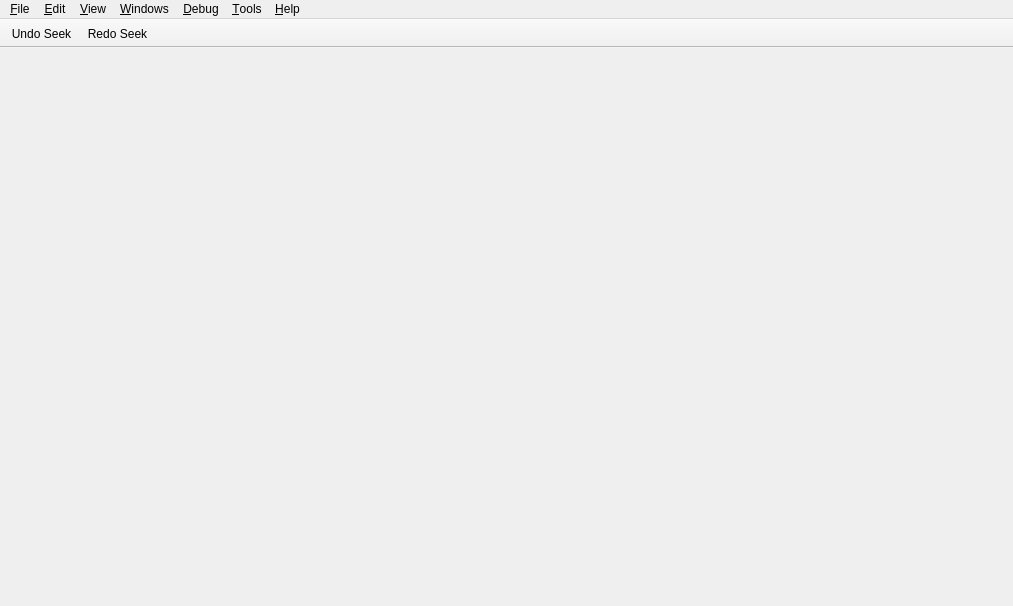
<?xml version="1.0" encoding="UTF-8"?>
<ui version="4.0">
 <class>MainWindow</class>
 <widget class="QMainWindow" name="MainWindow">
  <property name="geometry">
   <rect>
    <x>0</x>
    <y>0</y>
    <width>1013</width>
    <height>606</height>
   </rect>
  </property>
  <property name="sizePolicy">
   <sizepolicy hsizetype="Expanding" vsizetype="Expanding">
    <horstretch>0</horstretch>
    <verstretch>0</verstretch>
   </sizepolicy>
  </property>
  <property name="windowTitle">
   <string notr="true">Cutter</string>
  </property>
  <property name="styleSheet">
   <string notr="true"/>
  </property>
  <property name="documentMode">
   <bool>true</bool>
  </property>
  <property name="dockNestingEnabled">
   <bool>true</bool>
  </property>
  <widget class="QMenu" name="addExtraWidgets">
   <property name="title">
    <string>Add extra...</string>
   </property>
  </widget>
  <widget class="QMenuBar" name="menuBar">
   <property name="geometry">
    <rect>
     <x>0</x>
     <y>0</y>
     <width>1013</width>
     <height>22</height>
    </rect>
   </property>
   <property name="defaultUp">
    <bool>false</bool>
   </property>
   <property name="nativeMenuBar">
    <bool>true</bool>
   </property>
   <widget class="QMenu" name="menuFile">
    <property name="geometry">
     <rect>
      <x>307</x>
      <y>86</y>
      <width>206</width>
      <height>414</height>
     </rect>
    </property>
    <property name="title">
     <string>&amp;File</string>
    </property>
    <widget class="QMenu" name="menuSetMode">
     <property name="toolTip">
      <string/>
     </property>
     <property name="title">
      <string>Set mode</string>
     </property>
     <addaction name="actionWriteMode"/>
     <addaction name="actionCacheMode"/>
     <addaction name="actionReadOnly"/>
    </widget>
    <addaction name="actionNew"/>
    <addaction name="actionMap"/>
    <addaction name="separator"/>
    <addaction name="actionImportPdb"/>
    <addaction name="actionAnalyze"/>
    <addaction name="separator"/>
    <addaction name="actionApplySigFromFile"/>
    <addaction name="actionCreateNewSig"/>
    <addaction name="separator"/>
    <addaction name="menuSetMode"/>
    <addaction name="actionCommitChanges"/>
    <addaction name="separator"/>
    <addaction name="actionSave"/>
    <addaction name="actionSaveAs"/>
    <addaction name="actionExportAsCode"/>
    <addaction name="separator"/>
    <addaction name="actionRunScript"/>
    <addaction name="separator"/>
    <addaction name="actionQuit"/>
    <addaction name="separator"/>
    <addaction name="actionDiff"/>
   </widget>
   <widget class="QMenu" name="menuView">
    <property name="title">
     <string>&amp;View</string>
    </property>
    <property name="tabsOnTop" stdset="0">
     <bool>false</bool>
    </property>
    <widget class="QMenu" name="menuZoom">
     <property name="title">
      <string>Zoom</string>
     </property>
     <addaction name="actionZoomIn"/>
     <addaction name="actionZoomOut"/>
     <addaction name="separator"/>
     <addaction name="actionZoomReset"/>
    </widget>
    <widget class="QMenu" name="menuLayouts">
     <property name="title">
      <string>Layouts</string>
     </property>
    </widget>
    <addaction name="actionRefreshContents"/>
    <addaction name="separator"/>
    <addaction name="actionDefaultLayout"/>
    <addaction name="actionResetSettings"/>
    <addaction name="separator"/>
    <addaction name="actionUnlock"/>
    <addaction name="actionTabsOnTop"/>
    <addaction name="actionGroupedDockDragging"/>
    <addaction name="separator"/>
    <addaction name="menuZoom"/>
    <addaction name="separator"/>
    <addaction name="actionManageLayouts"/>
    <addaction name="actionSaveLayout"/>
    <addaction name="menuLayouts"/>
   </widget>
   <widget class="QMenu" name="menuTools">
    <property name="title">
     <string>&amp;Tools</string>
    </property>
    <addaction name="actionBaseFind"/>
   </widget>
   <widget class="QMenu" name="menuHelp">
    <property name="title">
     <string>&amp;Help</string>
    </property>
    <addaction name="actionAbout"/>
    <addaction name="actionIssue"/>
    <addaction name="actionDocumentation"/>
   </widget>
   <widget class="QMenu" name="menuEdit">
    <property name="title">
     <string>&amp;Edit</string>
    </property>
    <addaction name="actionBackward"/>
    <addaction name="actionForward"/>
    <addaction name="separator"/>
    <addaction name="actionPreferences"/>
   </widget>
   <widget class="QMenu" name="menuWindows">
    <property name="title">
     <string>&amp;Windows</string>
    </property>
    <widget class="QMenu" name="menuPlugins">
     <property name="title">
      <string>Plugins</string>
     </property>
    </widget>
    <widget class="QMenu" name="menuAddInfoWidgets">
     <property name="title">
      <string>Info...</string>
     </property>
    </widget>
    <widget class="QMenu" name="menuAddDebugWidgets">
     <property name="title">
      <string>&amp;Debug...</string>
     </property>
    </widget>
    <widget class="QMenu" name="menuDiffing">
     <property name="title">
      <string>Diffing</string>
     </property>
     <addaction name="actionExtraHexDiff"/>
     <addaction name="actionExtraOpDiff"/>
    </widget>
    <addaction name="actionExtraDecompiler"/>
    <addaction name="actionExtraDisassembly"/>
    <addaction name="actionExtraGraph"/>
    <addaction name="actionExtraHexdump"/>
    <addaction name="separator"/>
    <addaction name="menuAddInfoWidgets"/>
    <addaction name="menuAddDebugWidgets"/>
    <addaction name="menuPlugins"/>
    <addaction name="separator"/>
    <addaction name="menuDiffing"/>
   </widget>
   <widget class="QMenu" name="menuDebug">
    <property name="title">
     <string>&amp;Debug</string>
    </property>
   </widget>
   <addaction name="menuFile"/>
   <addaction name="menuEdit"/>
   <addaction name="menuView"/>
   <addaction name="menuWindows"/>
   <addaction name="menuDebug"/>
   <addaction name="menuTools"/>
   <addaction name="menuHelp"/>
  </widget>
  <widget class="QToolBar" name="mainToolBar">
   <property name="sizePolicy">
    <sizepolicy hsizetype="Preferred" vsizetype="Fixed">
     <horstretch>0</horstretch>
     <verstretch>0</verstretch>
    </sizepolicy>
   </property>
   <property name="contextMenuPolicy">
    <enum>Qt::ContextMenuPolicy::DefaultContextMenu</enum>
   </property>
   <property name="windowTitle">
    <string>Main toolbar</string>
   </property>
   <property name="movable">
    <bool>false</bool>
   </property>
   <property name="iconSize">
    <size>
     <width>16</width>
     <height>16</height>
    </size>
   </property>
   <property name="toolButtonStyle">
    <enum>Qt::ToolButtonStyle::ToolButtonIconOnly</enum>
   </property>
   <attribute name="toolBarArea">
    <enum>TopToolBarArea</enum>
   </attribute>
   <attribute name="toolBarBreak">
    <bool>false</bool>
   </attribute>
   <addaction name="actionBackward"/>
   <addaction name="actionForward"/>
  </widget>
  <action name="actionDefaultLayout">
   <property name="text">
    <string>Reset to default layout</string>
   </property>
  </action>
  <action name="actionZen">
   <property name="text">
    <string>Zen Mode</string>
   </property>
   <property name="toolTip">
    <string>Zen mode</string>
   </property>
  </action>
  <action name="actionBaseFind">
   <property name="text">
    <string>BaseFind</string>
   </property>
  </action>
  <action name="actionAbout">
   <property name="text">
    <string>About</string>
   </property>
  </action>
  <action name="actionIssue">
   <property name="text">
    <string>Report an issue</string>
   </property>
  </action>
  <action name="actionNew">
   <property name="text">
    <string>New Window</string>
   </property>
   <property name="shortcut">
    <string>Ctrl+N</string>
   </property>
  </action>
  <action name="actionClose">
   <property name="text">
    <string>Close</string>
   </property>
  </action>
  <action name="actionSaveWorkspace">
   <property name="text">
    <string>Save layout</string>
   </property>
   <property name="toolTip">
    <string>Save layout</string>
   </property>
  </action>
  <action name="actionDocumentation">
   <property name="text">
    <string>Documentation</string>
   </property>
  </action>
  <action name="actionMap">
   <property name="text">
    <string>Map File</string>
   </property>
   <property name="shortcut">
    <string>Ctrl+M</string>
   </property>
  </action>
  <action name="actionSave">
   <property name="text">
    <string>Save Project</string>
   </property>
   <property name="shortcut">
    <string>Ctrl+S</string>
   </property>
  </action>
  <action name="actionCut">
   <property name="text">
    <string>Cut</string>
   </property>
  </action>
  <action name="actionCopy">
   <property name="text">
    <string>Copy</string>
   </property>
  </action>
  <action name="actionPaste">
   <property name="text">
    <string>Paste</string>
   </property>
  </action>
  <action name="actionDelete">
   <property name="text">
    <string>Delete</string>
   </property>
  </action>
  <action name="actionSelectAll">
   <property name="text">
    <string>Select all</string>
   </property>
   <property name="toolTip">
    <string>Select all</string>
   </property>
  </action>
  <action name="actionFind">
   <property name="text">
    <string>Find</string>
   </property>
  </action>
  <action name="actionFindNext">
   <property name="text">
    <string>Find next</string>
   </property>
   <property name="toolTip">
    <string>Find next</string>
   </property>
  </action>
  <action name="actionFindPrevious">
   <property name="text">
    <string>Find previous</string>
   </property>
   <property name="toolTip">
    <string>Find previous</string>
   </property>
  </action>
  <action name="actionBackward">
   <property name="icon">
    <iconset resource="../resources.qrc">
     <normaloff>:/img/icons/arrow_left.svg</normaloff>:/img/icons/arrow_left.svg</iconset>
   </property>
   <property name="text">
    <string>Undo Seek</string>
   </property>
   <property name="toolTip">
    <string>Go back</string>
   </property>
  </action>
  <action name="actionForward">
   <property name="icon">
    <iconset resource="../resources.qrc">
     <normaloff>:/img/icons/arrow_right.svg</normaloff>:/img/icons/arrow_right.svg</iconset>
   </property>
   <property name="text">
    <string>Redo Seek</string>
   </property>
  </action>
  <action name="actionUnlock">
   <property name="checkable">
    <bool>true</bool>
   </property>
   <property name="checked">
    <bool>true</bool>
   </property>
   <property name="icon">
    <iconset resource="../resources.qrc">
     <normaloff>:/lock</normaloff>
     <normalon>:/unlock</normalon>:/lock</iconset>
   </property>
   <property name="text">
    <string>Unlock Panels</string>
   </property>
   <property name="toolTip">
    <string>Toggle panel locks</string>
   </property>
   <property name="iconVisibleInMenu">
    <bool>false</bool>
   </property>
  </action>
  <action name="actionTheme">
   <property name="checkable">
    <bool>false</bool>
   </property>
   <property name="icon">
    <iconset resource="../resources.qrc">
     <normaloff>:/img/icons/themes.svg</normaloff>:/img/icons/themes.svg</iconset>
   </property>
   <property name="text">
    <string>Theme</string>
   </property>
   <property name="autoRepeat">
    <bool>false</bool>
   </property>
   <property name="menuRole">
    <enum>QAction::MenuRole::PreferencesRole</enum>
   </property>
  </action>
  <action name="actionTabs">
   <property name="icon">
    <iconset resource="../resources.qrc">
     <normaloff>:/img/icons/tabs.svg</normaloff>:/img/icons/tabs.svg</iconset>
   </property>
   <property name="text">
    <string>Tabs up/down</string>
   </property>
   <property name="toolTip">
    <string>Tabs up/down</string>
   </property>
  </action>
  <action name="actionRefreshPanels">
   <property name="icon">
    <iconset resource="../resources.qrc">
     <normaloff>:/img/icons/spin.svg</normaloff>:/img/icons/spin.svg</iconset>
   </property>
   <property name="text">
    <string>Refresh</string>
   </property>
  </action>
  <action name="actionTabsOnTop">
   <property name="checkable">
    <bool>true</bool>
   </property>
   <property name="text">
    <string>Show Tabs at the Top</string>
   </property>
   <property name="toolTip">
    <string>Toggle tab position</string>
   </property>
  </action>
  <action name="actionDarkTheme">
   <property name="text">
    <string>Dark Theme</string>
   </property>
  </action>
  <action name="actionLoadWorkspace">
   <property name="text">
    <string>Load layout</string>
   </property>
   <property name="toolTip">
    <string>Load layout</string>
   </property>
  </action>
  <action name="actionWhiteTheme">
   <property name="text">
    <string>Default Theme</string>
   </property>
  </action>
  <action name="actionBindiff">
   <property name="text">
    <string>Bindiff</string>
   </property>
  </action>
  <action name="actionAnalysis">
   <property name="text">
    <string>Analysis</string>
   </property>
  </action>
  <action name="actionTestMenu">
   <property name="text">
    <string>Test menu</string>
   </property>
  </action>
  <action name="actionHexCopyHexpair">
   <property name="text">
    <string>Copy hexpair</string>
   </property>
   <property name="toolTip">
    <string>Copy hexpair</string>
   </property>
  </action>
  <action name="actionHexCopyText">
   <property name="text">
    <string>Copy text</string>
   </property>
   <property name="toolTip">
    <string>Copy text</string>
   </property>
  </action>
  <action name="actionHexCopyAscii">
   <property name="text">
    <string>Copy ASCII</string>
   </property>
  </action>
  <action name="actionHexInsertString">
   <property name="text">
    <string>Insert string</string>
   </property>
   <property name="toolTip">
    <string>Insert string</string>
   </property>
  </action>
  <action name="actionHexInsertHex">
   <property name="text">
    <string>Insert hex</string>
   </property>
   <property name="toolTip">
    <string>Insert hex</string>
   </property>
  </action>
  <action name="actionHexEdit">
   <property name="text">
    <string>Edit</string>
   </property>
  </action>
  <action name="actionHexPaste">
   <property name="text">
    <string>Paste</string>
   </property>
  </action>
  <action name="actionDisasShowHideBytes">
   <property name="text">
    <string>Show/Hide bytes</string>
   </property>
  </action>
  <action name="actionDisasSwitchCase">
   <property name="text">
    <string>Switch case</string>
   </property>
  </action>
  <action name="actionDisasCopyAll">
   <property name="text">
    <string>Copy all</string>
   </property>
   <property name="toolTip">
    <string>Copy all</string>
   </property>
  </action>
  <action name="actionDisasCopyBytes">
   <property name="text">
    <string>Copy bytes</string>
   </property>
   <property name="toolTip">
    <string>Copy bytes</string>
   </property>
  </action>
  <action name="actionDisasCopyDisasm">
   <property name="text">
    <string>Copy disasm</string>
   </property>
   <property name="toolTip">
    <string>Copy disasm</string>
   </property>
  </action>
  <action name="actionDisplayOptions">
   <property name="text">
    <string>Copy disasm</string>
   </property>
   <property name="toolTip">
    <string>Copy disasm</string>
   </property>
  </action>
  <action name="actionStartWebServer">
   <property name="checkable">
    <bool>true</bool>
   </property>
   <property name="icon">
    <iconset resource="../resources.qrc">
     <normaloff>:/img/icons/cloud.svg</normaloff>:/img/icons/cloud.svg</iconset>
   </property>
   <property name="text">
    <string>Start web server</string>
   </property>
   <property name="toolTip">
    <string>Start web server</string>
   </property>
  </action>
  <action name="action1column">
   <property name="text">
    <string>1</string>
   </property>
  </action>
  <action name="action2columns">
   <property name="text">
    <string>2</string>
   </property>
  </action>
  <action name="action4columns">
   <property name="text">
    <string>4</string>
   </property>
  </action>
  <action name="action8columns">
   <property name="text">
    <string>8</string>
   </property>
  </action>
  <action name="action16columns">
   <property name="text">
    <string>16</string>
   </property>
  </action>
  <action name="action32columns">
   <property name="text">
    <string>32</string>
   </property>
  </action>
  <action name="action64columns">
   <property name="text">
    <string>64</string>
   </property>
  </action>
  <action name="actionSyntaxATTIntel">
   <property name="text">
    <string>Syntax AT&amp;T/Intel</string>
   </property>
  </action>
  <action name="actionFunctionsRename">
   <property name="text">
    <string>Rename</string>
   </property>
  </action>
  <action name="actionFunctionsUndefine">
   <property name="text">
    <string>Undefine</string>
   </property>
  </action>
  <action name="actionDisasRename">
   <property name="text">
    <string>Rename</string>
   </property>
  </action>
  <action name="actionDisasmUndefine">
   <property name="text">
    <string>Undefine</string>
   </property>
  </action>
  <action name="actionDisasAddComment">
   <property name="text">
    <string>Add comment</string>
   </property>
  </action>
  <action name="actionhideBottomPannel">
   <property name="checkable">
    <bool>true</bool>
   </property>
   <property name="icon">
    <iconset resource="../resources.qrc">
     <normaloff>:/img/icons/down.svg</normaloff>:/img/icons/down.svg</iconset>
   </property>
   <property name="text">
    <string>Show/Hide bottom panel</string>
   </property>
   <property name="toolTip">
    <string>Show/Hide bottom panel</string>
   </property>
  </action>
  <action name="actionRunScript">
   <property name="text">
    <string>Run Rizin script</string>
   </property>
  </action>
  <action name="actionResetSettings">
   <property name="text">
    <string>Reset Settings</string>
   </property>
   <property name="toolTip">
    <string>Reset settings</string>
   </property>
  </action>
  <action name="actionQuit">
   <property name="text">
    <string>Quit</string>
   </property>
   <property name="shortcut">
    <string>Ctrl+Q</string>
   </property>
  </action>
  <action name="actionExports">
   <property name="checkable">
    <bool>true</bool>
   </property>
   <property name="text">
    <string>Exports</string>
   </property>
   <property name="toolTip">
    <string>Show/Hide Exports panel</string>
   </property>
  </action>
  <action name="actionRefreshContents">
   <property name="text">
    <string>Refresh Contents</string>
   </property>
   <property name="toolTip">
    <string>Refresh contents</string>
   </property>
  </action>
  <action name="actionDisplayEsil">
   <property name="checkable">
    <bool>true</bool>
   </property>
   <property name="text">
    <string>Show ESIL rather than assembly</string>
   </property>
  </action>
  <action name="actionDisplayDecompiler">
   <property name="checkable">
    <bool>true</bool>
   </property>
   <property name="text">
    <string>Show pseudocode rather than assembly</string>
   </property>
  </action>
  <action name="actionDisplayOffsets">
   <property name="checkable">
    <bool>true</bool>
   </property>
   <property name="checked">
    <bool>true</bool>
   </property>
   <property name="text">
    <string>Display offsets</string>
   </property>
  </action>
  <action name="actionPreferences">
   <property name="text">
    <string>Preferences</string>
   </property>
  </action>
  <action name="actionSaveAs">
   <property name="text">
    <string>Save Project As...</string>
   </property>
  </action>
  <action name="actionGraph">
   <property name="checkable">
    <bool>true</bool>
   </property>
   <property name="text">
    <string>Graph</string>
   </property>
  </action>
  <action name="actionImportPdb">
   <property name="text">
    <string>Import PDB</string>
   </property>
  </action>
  <action name="actionAnalyze">
   <property name="text">
    <string>Analyze Program</string>
   </property>
  </action>
  <action name="actionExportAsCode">
   <property name="text">
    <string>Export as code</string>
   </property>
  </action>
  <action name="actionApplySigFromFile">
   <property name="text">
    <string>Apply Signature From File</string>
   </property>
  </action>
  <action name="actionCreateNewSig">
   <property name="text">
    <string>Create New Signature File</string>
   </property>
  </action>
  <action name="actionExtraHexdump">
   <property name="text">
    <string>Add Hexdump</string>
   </property>
  </action>
  <action name="actionExtraDecompiler">
   <property name="text">
    <string>Add Decompiler</string>
   </property>
  </action>
  <action name="actionExtraDisassembly">
   <property name="text">
    <string>Add Disassembly</string>
   </property>
  </action>
  <action name="actionExtraGraph">
   <property name="text">
    <string>Add Graph</string>
   </property>
  </action>
  <action name="actionGroupedDockDragging">
   <property name="checkable">
    <bool>true</bool>
   </property>
   <property name="checked">
    <bool>true</bool>
   </property>
   <property name="text">
    <string>Grouped dock dragging</string>
   </property>
  </action>
  <action name="actionZoomIn">
   <property name="text">
    <string>Zoom In</string>
   </property>
   <property name="shortcut">
    <string>Ctrl++</string>
   </property>
   <property name="shortcutContext">
    <enum>Qt::ShortcutContext::ApplicationShortcut</enum>
   </property>
  </action>
  <action name="actionZoomOut">
   <property name="text">
    <string>Zoom Out</string>
   </property>
   <property name="shortcut">
    <string>Ctrl+-</string>
   </property>
   <property name="shortcutContext">
    <enum>Qt::ShortcutContext::ApplicationShortcut</enum>
   </property>
  </action>
  <action name="actionZoomReset">
   <property name="text">
    <string>Reset</string>
   </property>
   <property name="shortcut">
    <string>Ctrl+=</string>
   </property>
   <property name="shortcutContext">
    <enum>Qt::ShortcutContext::ApplicationShortcut</enum>
   </property>
  </action>
  <action name="actionCommitChanges">
   <property name="text">
    <string>Commit changes</string>
   </property>
  </action>
  <action name="actionWriteMode">
   <property name="checkable">
    <bool>true</bool>
   </property>
   <property name="text">
    <string>Write mode</string>
   </property>
   <property name="toolTip">
    <string>Open the file in write mode. Every change to the file will change the original file on disk.</string>
   </property>
  </action>
  <action name="actionCacheMode">
   <property name="checkable">
    <bool>true</bool>
   </property>
   <property name="text">
    <string>Cache mode</string>
   </property>
   <property name="toolTip">
    <string>Enable cache mode. Changes to the file would not be applied to disk unless you specifically commit them. This is a safer option.</string>
   </property>
  </action>
  <action name="actionReadOnly">
   <property name="checkable">
    <bool>true</bool>
   </property>
   <property name="checked">
    <bool>true</bool>
   </property>
   <property name="text">
    <string>Read-Only mode</string>
   </property>
  </action>
  <action name="actionSaveLayout">
   <property name="text">
    <string>Save layout</string>
   </property>
  </action>
  <action name="actionManageLayouts">
   <property name="text">
    <string>Manage layouts</string>
   </property>
  </action>
  <action name="actionDiff">
   <property name="text">
    <string>Diff</string>
   </property>
  </action>
  <action name="actionExtraHexDiff">
   <property name="text">
    <string>Add HexDiff</string>
   </property>
  </action>
  <action name="actionExtraOpDiff">
   <property name="text">
    <string>Add OpDiff</string>
   </property>
  </action>
 </widget>
 <layoutdefault spacing="6" margin="11"/>
 <resources>
  <include location="../resources.qrc"/>
 </resources>
 <connections/>
</ui>
